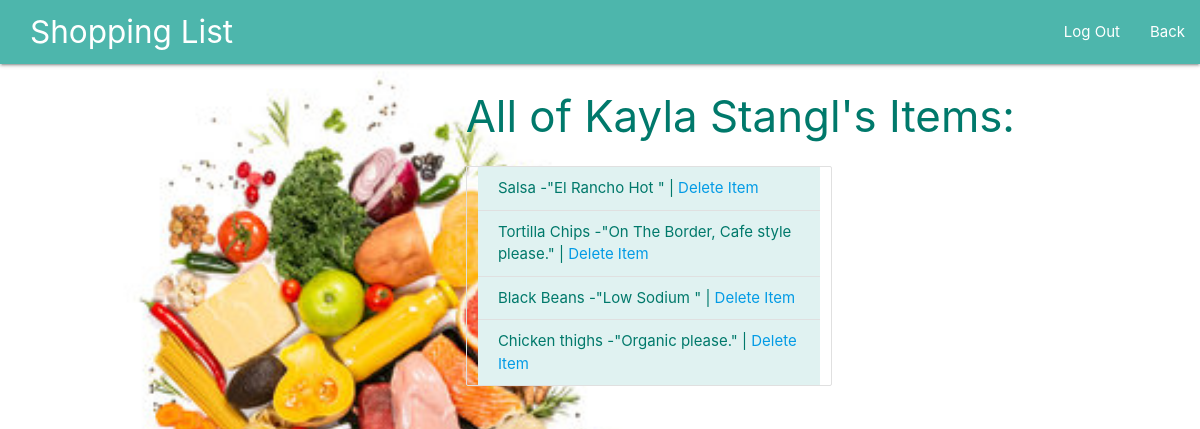
/user/2, run on the app's committed database.
### time_app/models.py (models this page shows)
class User(models.Model):
    first_name = models.CharField(max_length=45)
    last_name = models.CharField(max_length=45)
    email = models.CharField(max_length=255)
    password = models.CharField(max_length=255)
    created_at = models.DateTimeField(auto_now_add=True)
    updated_at = models.DateTimeField(auto_now=True)
    objects = User_Manager()

class Product(models.Model):
    product_name = models.CharField(max_length=255)
    description = models.TextField()
    user = models.ForeignKey(User, related_name="products", on_delete = models.CASCADE)
    created_at = models.DateTimeField(auto_now_add=True)
    updated_at = models.DateTimeField(auto_now=True)
    objects = ProductManager()

### time_app/views.py (the view)
# urls.py: path('user/<user_id>', views.view_user_page),
def view_user_page(request, user_id):
    right_user = User.objects.get(id=user_id)
    user_products = Product.objects.filter(user=right_user)
    context = {
        'right_user':right_user,
        'user_products':user_products
    }
    return render(request, "userlist.html", context)

### time_app/templates/userlist.html (shortened to what this page needs)
<!DOCTYPE html>
<html lang="en">
<head>
    <link rel="stylesheet" href="https://cdnjs.cloudflare.com/ajax/libs/materialize/1.0.0/css/materialize.min.css">
    {% load static%}
    <link rel="stylesheet" href="{% static 'css/styles.css' %}">
</head>
    <body id="bg" style="background-image: url('{% static "img/grocery3.jpeg" %}'); background-repeat: no-repeat;
    background-size: cover">
    <nav>
        <div class="nav-wrapper teal lighten-2">
            <a href="#" class="brand-logo">Shopping List</a>
            <ul id="nav-mobile" class="right hide-on-med-and-down">
                <li><a href="/logout">Log Out</a></li>
                <li><a href="/shoppinglist">Back</a></li>
            </ul>
        </div>
    </nav>
    <div class="container">
    <div class="row right teal-text text-darken-2">
    <h3>All of {{right_user.first_name}} {{right_user.last_name}}'s Items:</h3>
    <ul class="collection col s8">
        {% for product in user_products reversed %}
        <li class="collection-item #e0f2f1 teal lighten-5">{{ product.product_name }} -"{{product.description}}" | <a href="/remove/{{product.id}}/{{right_user.id}}">Delete Item</a></li>
        {% endfor %}
    </ul>
    </div>
    </div>
</body>
</html>

### time_app/static/css/styles.css (style rules this page uses)
body { background-image: url("static/img/grocery2.jpeg"); }
.brand-logo { margin-left: 30px; }
.container { padding-right: 5px; }

### data on the page
User: first_name "Kayla", last_name "Stangl"
Product: product_name "Salsa", description "El Rancho Hot"
Product: product_name "Tortilla Chips", description "On The Border, Cafe style please."
Product: product_name "Black Beans", description "Low Sodium"
Product: product_name "Chicken thighs", description "Organic please."
